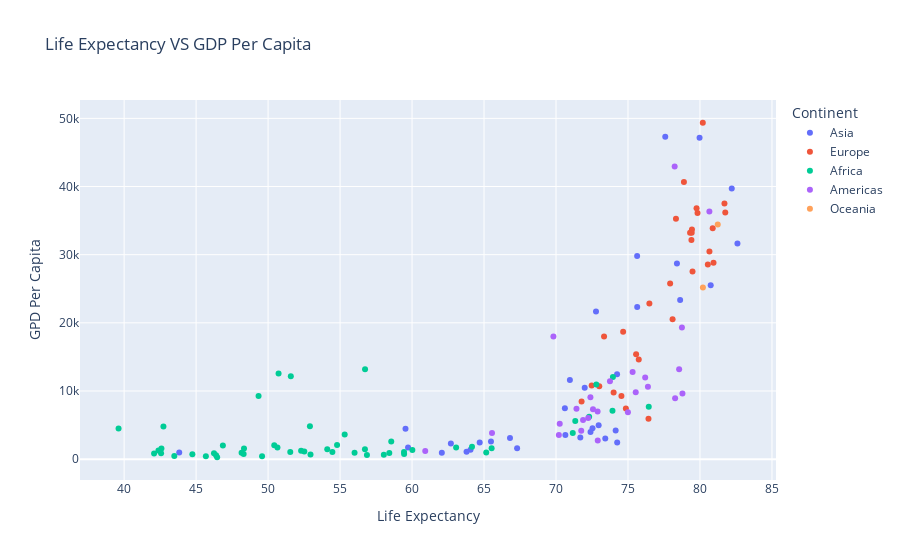

Notebook source saved alongside this figure:
### Markdown cell above
##### **The `color` Parameter**
Now, lets colorize our points on the basis of `continent` column.

### Code cell
labels = {
    'lifeExp':'Life Expectancy',
    'gdpPercap':'GPD Per Capita',
    'continent': 'Continent'
}
px.scatter(data_frame=gap_filtered_df, x='lifeExp', y='gdpPercap',
           title='Life Expectancy VS GDP Per Capita', labels=labels,
           color='continent')

### Figure 1 — Plotly figure (JSON) as saved in the notebook; plotly's stock layout.template omitted (floating-point values rounded to 4 significant figures)
{"data": [{"hovertemplate": "Continent=Asia<br>Life Expectancy=%{x}<br>GPD Per Capita=%{y}<extra></extra>", "legendgroup": "Asia", "marker": {"color": "#636efa", "symbol": "circle"}, "mode": "markers", "name": "Asia", "orientation": "v", "showlegend": true, "type": "scatter", "x": [43.83, 75.64, 64.06, 59.72, 72.96, 82.21, 64.7, 70.65, 70.96, 59.55, 80.75, 82.6, 72.53, 67.3, 78.62, 77.59, 71.99, 74.24, 66.8, 62.07, 63.78, 75.64, 65.48, 71.69, 72.78, 79.97, 72.4, 74.14, 78.4, 70.62, 74.25, 73.42, 62.7], "xaxis": "x", "y": [974.6, 29800.0, 1391.0, 1714.0, 4959.0, 39720.0, 2452.0, 3541.0, 11610.0, 4471.0, 25520.0, 31660.0, 4519.0, 1593.0, 23350.0, 47310.0, 10460.0, 12450.0, 3096.0, 944.0, 1091.0, 22320.0, 2606.0, 3190.0, 21650.0, 47140.0, 3970.0, 4185.0, 28720.0, 7458.0, 2442.0, 3025.0, 2281.0], "yaxis": "y"}, {"hovertemplate": "Continent=Europe<br>Life Expectancy=%{x}<br>GPD Per Capita=%{y}<extra></extra>", "legendgroup": "Europe", "marker": {"color": "#EF553B", "symbol": "circle"}, "mode": "markers", "name": "Europe", "orientation": "v", "showlegend": true, "type": "scatter", "x": [76.42, 79.83, 79.44, 74.85, 73.0, 75.75, 76.49, 78.33, 79.31, 80.66, 79.41, 79.48, 73.34, 81.76, 78.89, 80.55, 74.54, 79.76, 80.2, 75.56, 78.1, 72.48, 74.0, 74.66, 77.93, 80.94, 80.88, 81.7, 71.78, 79.42], "xaxis": "x", "y": [5937.0, 36130.0, 33690.0, 7446.0, 10680.0, 14620.0, 22830.0, 35280.0, 33210.0, 30470.0, 32170.0, 27540.0, 18010.0, 36180.0, 40680.0, 28570.0, 9254.0, 36800.0, 49360.0, 15390.0, 20510.0, 10810.0, 9787.0, 18680.0, 25770.0, 28820.0, 33860.0, 37510.0, 8458.0, 33200.0], "yaxis": "y"}, {"hovertemplate": "Continent=Africa<br>Life Expectancy=%{x}<br>GPD Per Capita=%{y}<extra></extra>", "legendgroup": "Africa", "marker": {"color": "#00cc96", "symbol": "circle"}, "mode": "markers", "name": "Africa", "orientation": "v", "showlegend": true, "type": "scatter", "x": [72.3, 42.73, 56.73, 50.73, 52.3, 49.58, 50.43, 44.74, 50.65, 65.15, 46.46, 55.32, 48.33, 54.79, 71.34, 51.58, 58.04, 52.95, 56.73, 59.45, 60.02, 56.01, 46.39, 54.11, 42.59, 45.68, 73.95, 59.44, 48.3, 54.47, 64.16, 72.8, 71.16, 42.08, 52.91, 56.87, 46.86, 76.44, 46.24, 65.53, 63.06, 42.57, 48.16, 49.34, 58.56, 39.61, 52.52, 58.42, 73.92, 51.54, 42.38, 43.49], "xaxis": "x", "y": [6223.0, 4797.0, 1441.0, 12570.0, 1217.0, 430.1, 2042.0, 706.0, 1704.0, 986.1, 277.6, 3633.0, 1545.0, 2082.0, 5581.0, 12150.0, 641.4, 690.8, 13210.0, 752.7, 1328.0, 942.7, 579.2, 1463.0, 1569.0, 414.5, 12060.0, 1045.0, 759.3, 1043.0, 1803.0, 10960.0, 3820.0, 823.7, 4811.0, 619.7, 2014.0, 7670.0, 863.1, 1598.0, 1712.0, 862.5, 926.1, 9270.0, 2602.0, 4513.0, 1107.0, 883.0, 7093.0, 1056.0, 1271.0, 469.7], "yaxis": "y"}, {"hovertemplate": "Continent=Americas<br>Life Expectancy=%{x}<br>GPD Per Capita=%{y}<extra></extra>", "legendgroup": "Americas", "marker": {"color": "#ab63fa", "symbol": "circle"}, "mode": "markers", "name": "Americas", "orientation": "v", "showlegend": true, "type": "scatter", "x": [75.32, 65.55, 72.39, 80.65, 78.55, 72.89, 78.78, 78.27, 72.23, 74.99, 71.88, 70.26, 60.92, 70.2, 72.57, 76.19, 72.9, 75.54, 71.75, 71.42, 78.75, 69.82, 78.24, 76.38, 73.75], "xaxis": "x", "y": [12780.0, 3822.0, 9066.0, 36320.0, 13170.0, 7007.0, 9645.0, 8948.0, 6025.0, 6873.0, 5728.0, 5186.0, 1202.0, 3548.0, 7321.0, 11980.0, 2749.0, 9809.0, 4173.0, 7409.0, 19330.0, 18010.0, 42950.0, 10610.0, 11420.0], "yaxis": "y"}, {"hovertemplate": "Continent=Oceania<br>Life Expectancy=%{x}<br>GPD Per Capita=%{y}<extra></extra>", "legendgroup": "Oceania", "marker": {"color": "#FFA15A", "symbol": "circle"}, "mode": "markers", "name": "Oceania", "orientation": "v", "showlegend": true, "type": "scatter", "x": [81.23, 80.2], "xaxis": "x", "y": [34440.0, 25190.0], "yaxis": "y"}], "layout": {"legend": {"title": {"text": "Continent"}, "tracegroupgap": 0}, "title": {"text": "Life Expectancy VS GDP Per Capita"}, "xaxis": {"anchor": "y", "domain": [0, 1], "title": {"text": "Life Expectancy"}}, "yaxis": {"anchor": "x", "domain": [0, 1], "title": {"text": "GPD Per Capita"}}}}
